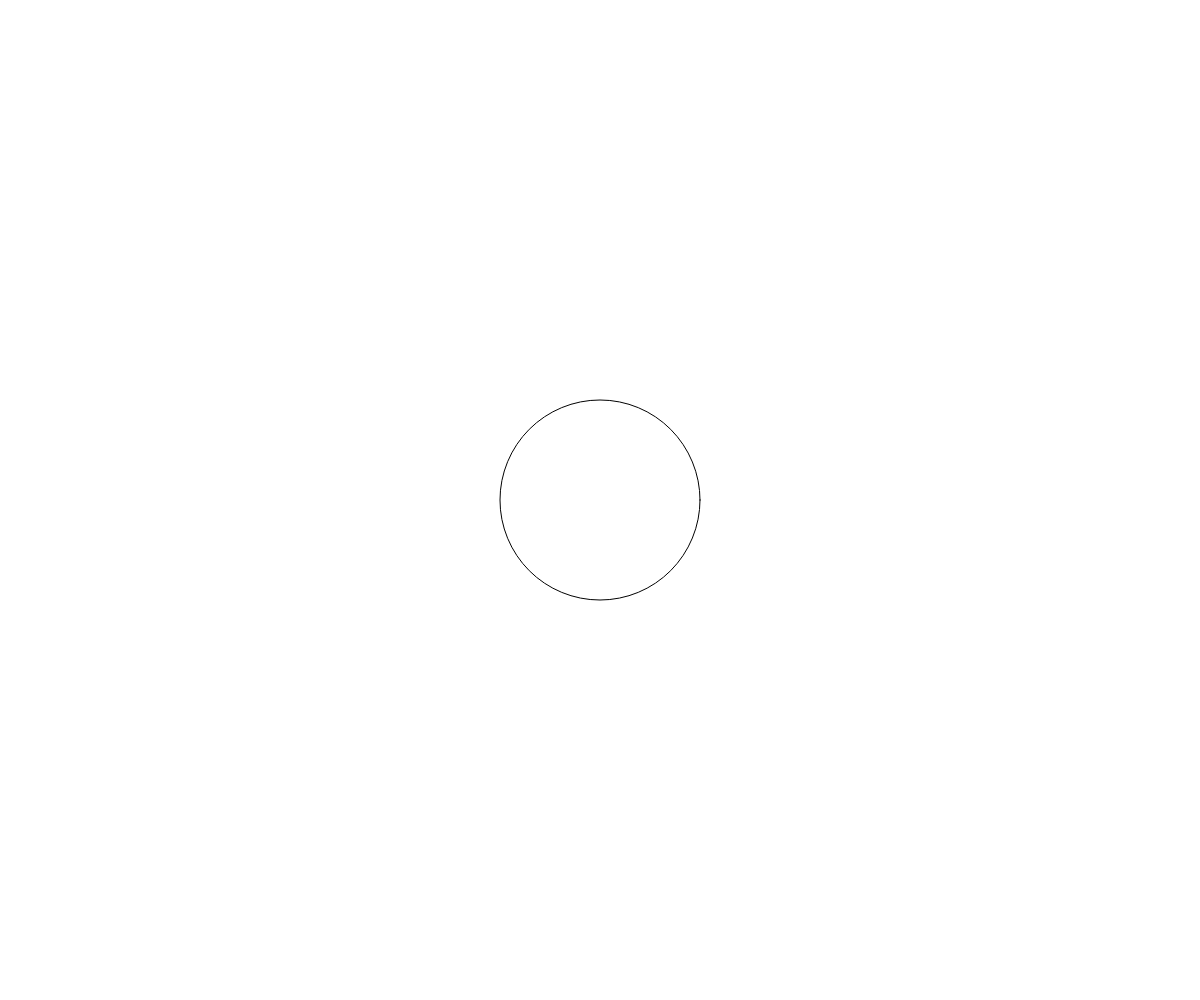
Frame 1 (no input)
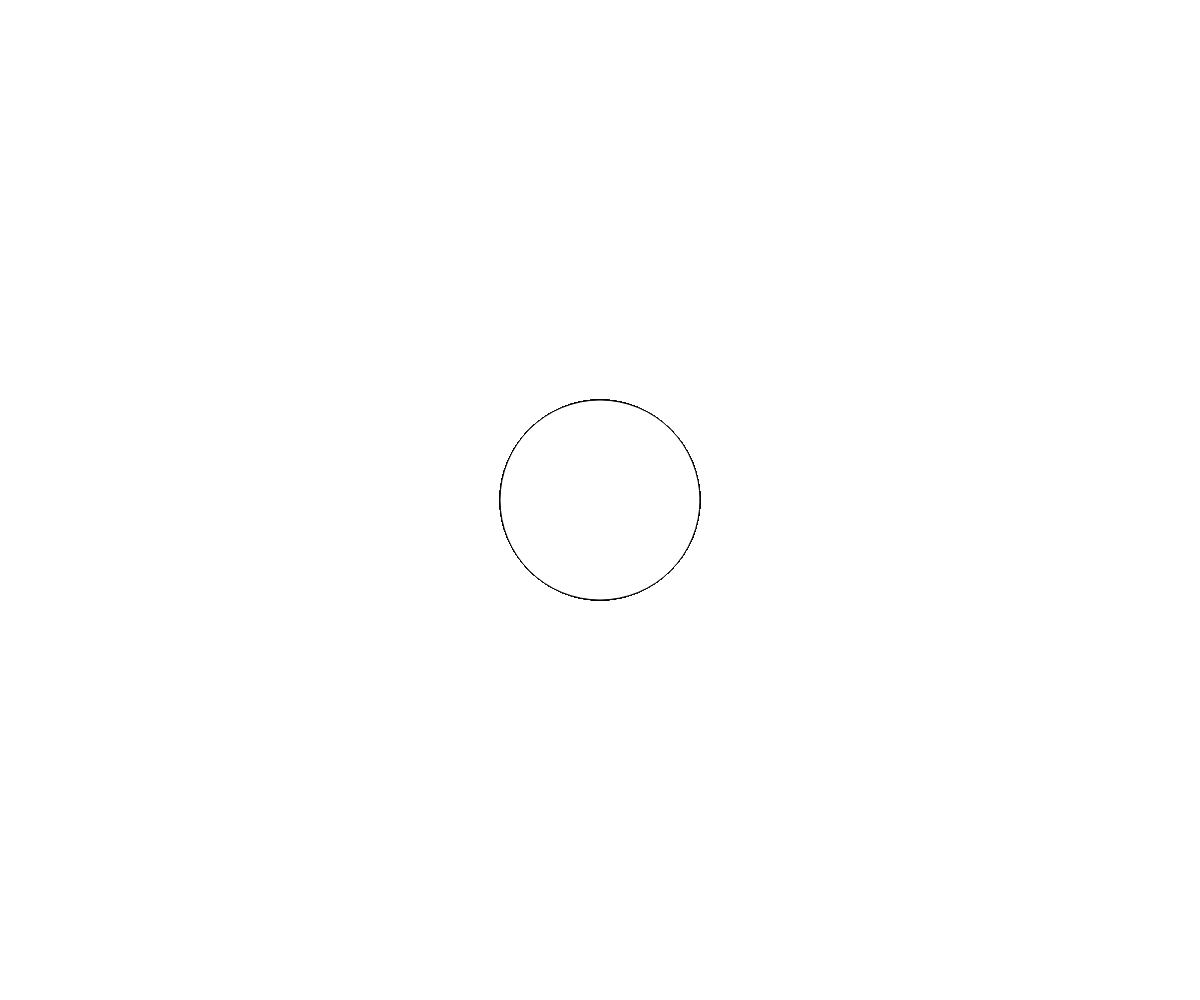
Frame 60 (no input)
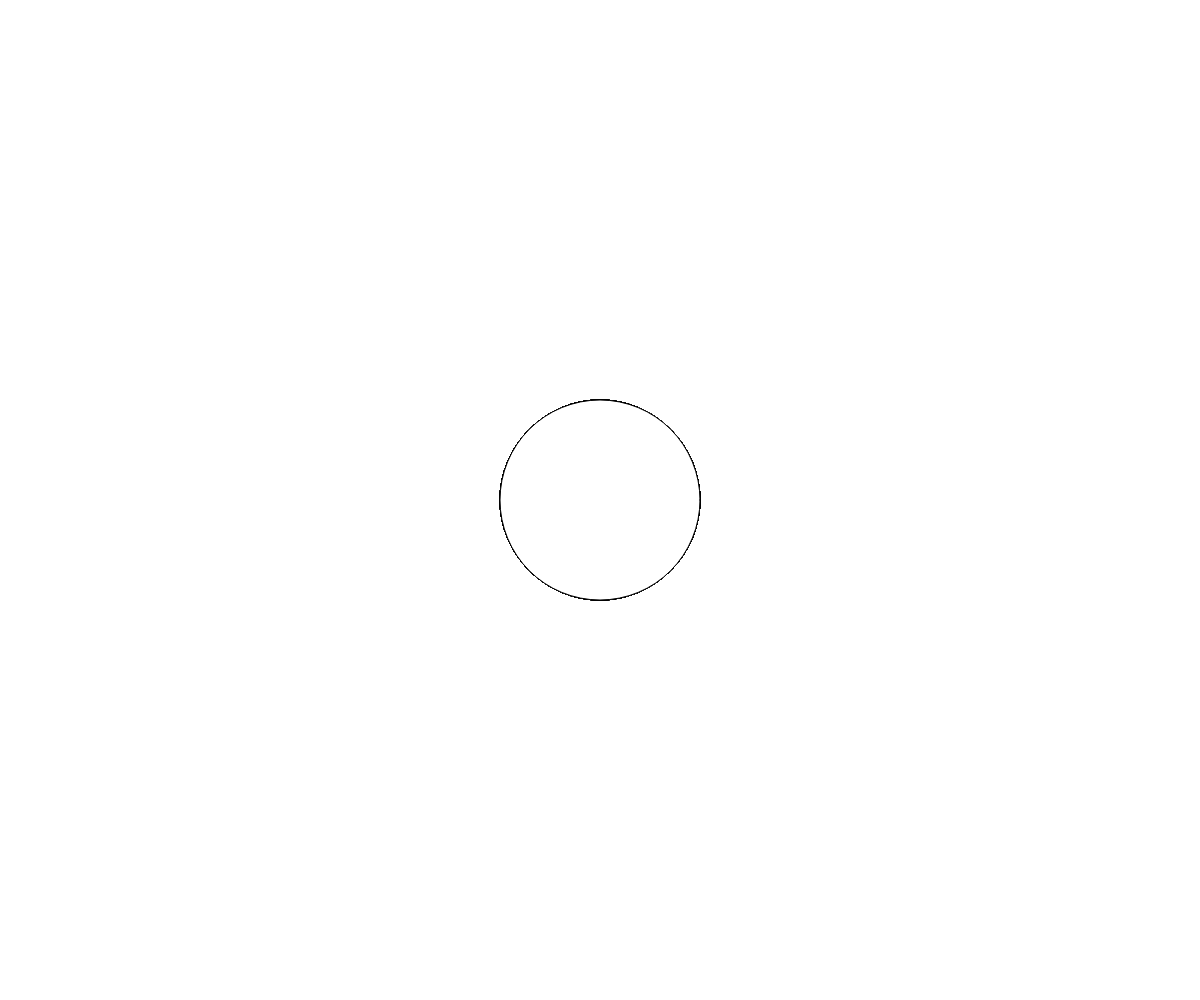
Frame 120 (the mouse pressed at the canvas centre since frame 60)

The p5.js sketch that drew these frames (run headless with seeded random() and noise() and a simulated clock; from frame 60 on, the mouse is pressed at the canvas centre):

// p5.js sketch
// ── sketch.js
var diameter, radius, centerX, centerY;
function setup() {
	createCanvas(window.innerWidth, window.innerHeight);
	diameter = 200;
	radius = diameter / 2;
	centerX = window.innerWidth / 2;
	centerY = window.innerHeight / 2;
}

function draw() {
	ellipse(centerX, centerY, diameter, diameter);
}
